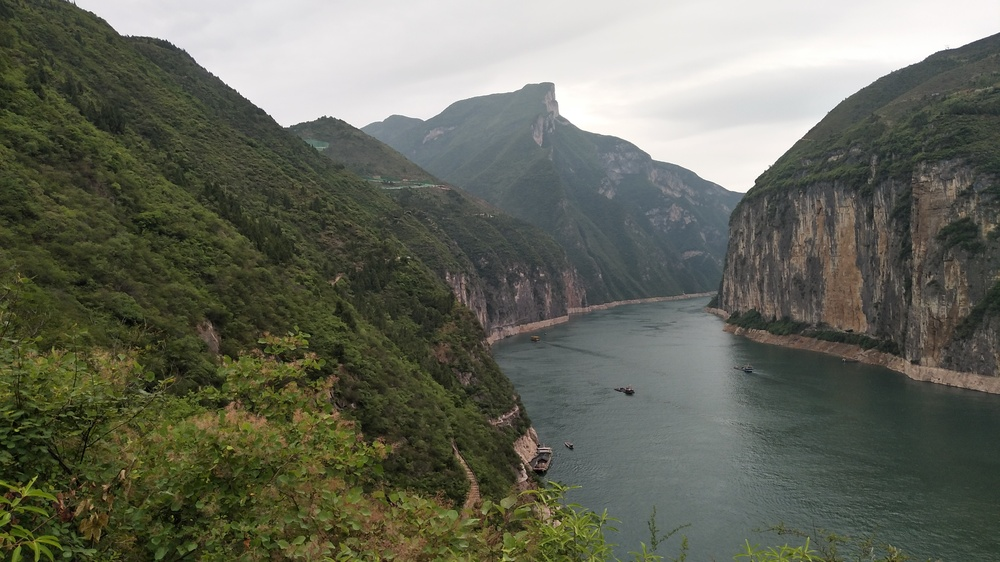
#> input picture opencv_learn/edge_detection.jpg, 1000 x 562 px, shrunk from 4608 x 2592 before the run
$ python edge_detection.py   (older library calls are emulated)
#> lines starting #> are read from the running program, lines starting #| are printed output that depends on the picture
#> further down, img is the input picture: shape (562, 1000, 3); mean B, G, R 91.2, 104.4, 101.7
import cv2
import matplotlib.pyplot as plt


def edge_detect(im):
    """
            利用canny进行边缘检测，步骤如下：
                1、高斯模糊
                2、灰度转化
                3、计算梯度
                4、非最大信号抑制
                5、高低阈值输出二值图像
    :param im: 图像
    :return: 返回边缘图像（二值化图像）
    """

    blurred = cv2.GaussianBlur(im, (3, 3), 0)
    gray = cv2.cvtColor(blurred, cv2.COLOR_RGB2GRAY)
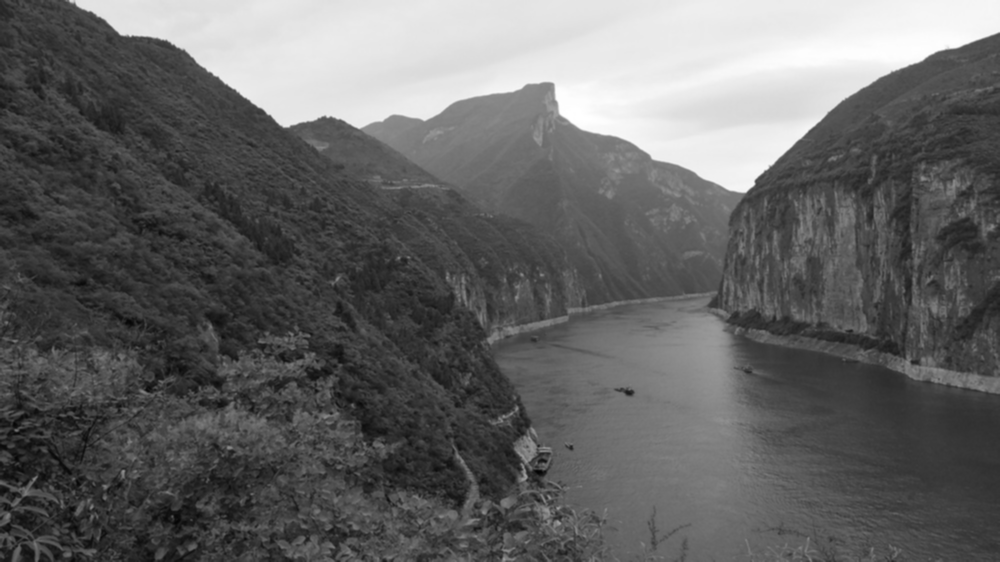
#> gray: shape (562, 1000); min 3, max 255, mean 100.2

    x_grad = cv2.Sobel(gray, cv2.CV_16SC1, 1, 0)
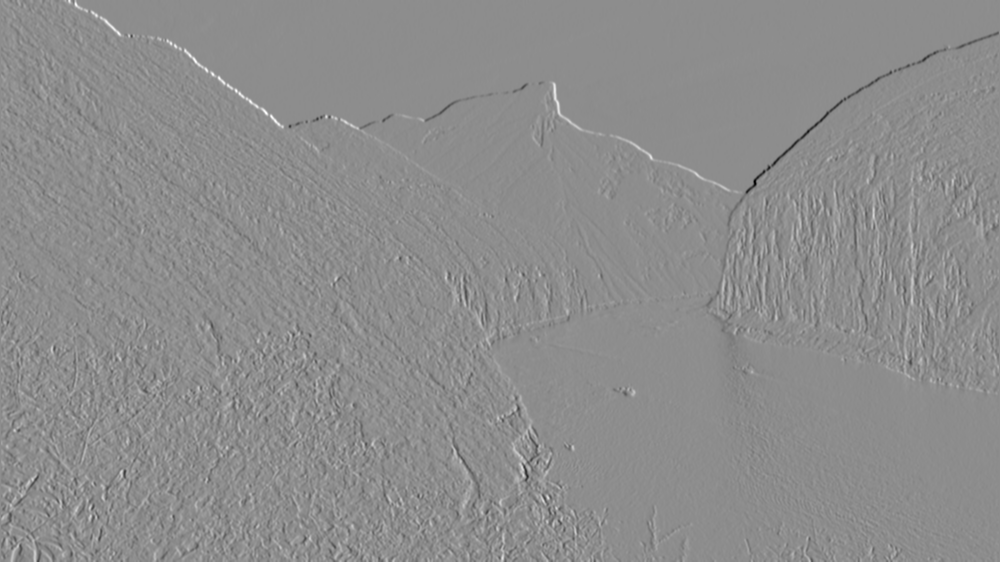
#> x_grad: shape (562, 1000) int16; min -518, max 418, mean 0.1; drawn with min black and max white
    y_grad = cv2.Sobel(gray, cv2.CV_16SC1, 0, 1)
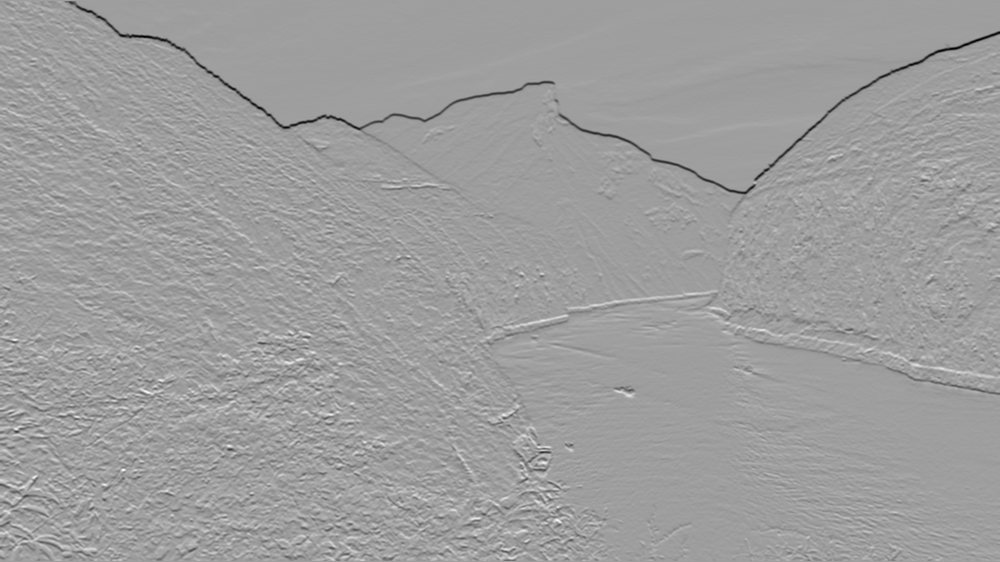
#> y_grad: shape (562, 1000) int16; min -522, max 318, mean -2.1; drawn with min black and max white

    edge_out = cv2.Canny(x_grad, y_grad, 30, 120)
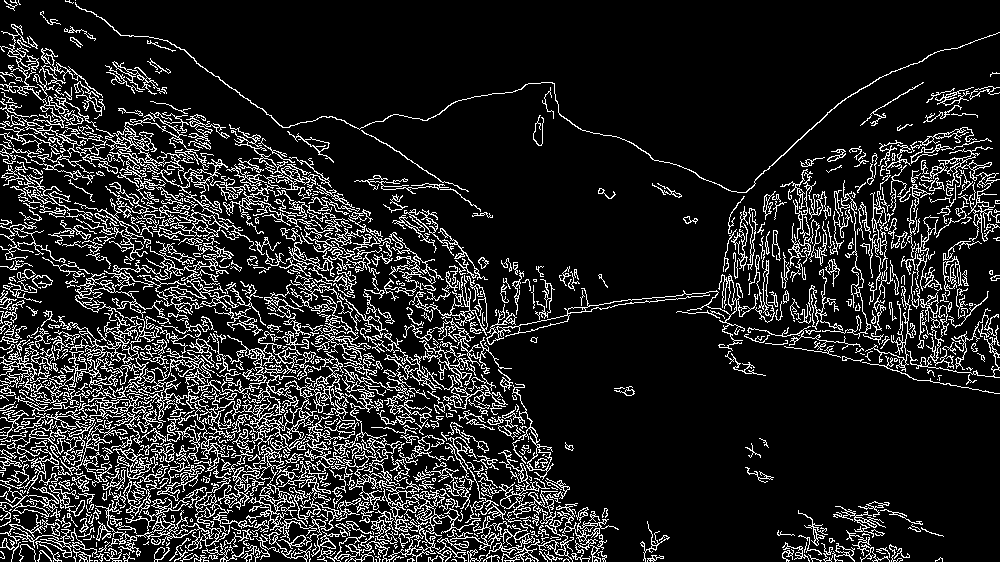
#> edge_out: shape (562, 1000); 14.1% white in thin lines or dots

    return edge_out


if __name__ == '__main__':
    img = cv2.imread('edge_detection.jpg')

    edge_output = edge_detect(img.copy())

    plt.figure(figsize=(20, 8))

    plt.subplot(121)
    plt.imshow(img[:, :, ::-1])

    plt.subplot(122)
    plt.imshow(edge_output)

    plt.tight_layout()
    plt.show()
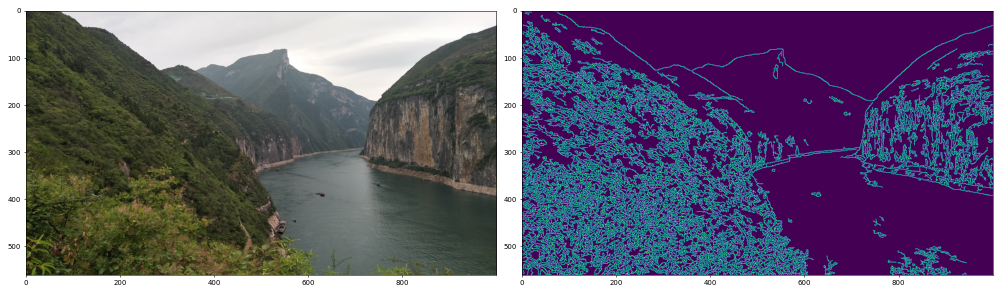
#> figure drawn by matplotlib, 2 panels
